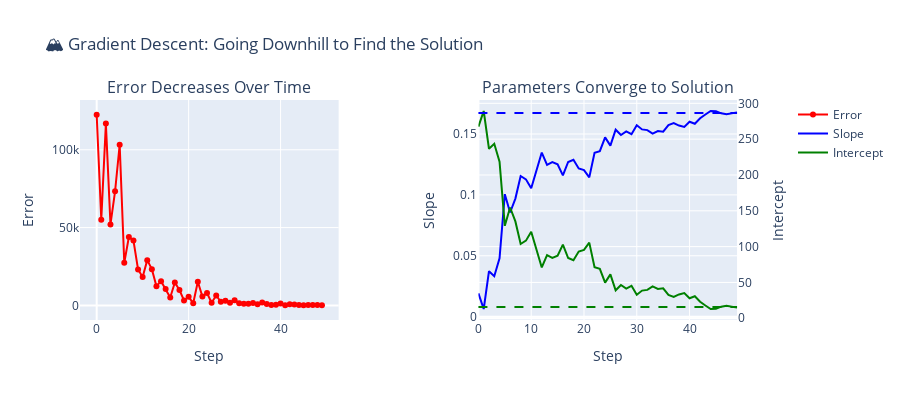

The cell this chart's notebook holds for it:
### Markdown cell above
The new result does not look quite as good as the one we got with batch gradient descent, but keep in mind that each step is based on only one data point. This means training with 50 steps lets the model only see 50 data points in total, while the batch gradient descent used all data points already 50 times!

Let's visualize the learning process again to see how the model learns with stochastic gradient descent. The following code shows how the slope and intercept change over time, and how the error decreases as the model learns. You will notice that everything looks a bit more noisy than with batch gradient descent, but the model still learns and improves over time.

### Code cell
plot_learning_process(sgd_history)

### Figure 1 — Plotly figure (JSON) as saved in the notebook; plotly's stock layout.template omitted (floating-point values rounded to 4 significant figures)
{"data": [{"line": {"color": "red", "width": 2}, "mode": "lines+markers", "name": "Error", "type": "scatter", "x": [0, 1, 2, 3, 4, 5, 6, 7, 8, 9, 10, 11, 12, 13, 14, 15, 16, 17, 18, 19, 20, 21, 22, 23, 24, 25, 26, 27, 28, 29, 30, 31, 32, 33, 34, 35, 36, 37, 38, 39, 40, 41, 42, 43, 44, 45, 46, 47, 48, 49], "xaxis": "x", "y": [122500, 55100.0, 116800.0, 52050.0, 73310.0, 103200.0, 27380.0, 43940.0, 41710.0, 23100.0, 18260.0, 29080.0, 23270.0, 12370.0, 15550.0, 10480.0, 5050.0, 14710.0, 9859.0, 3160.0, 5599.0, 1329.0, 15150.0, 5648.0, 7920.0, 1699.0, 6382.0, 2327.0, 2900.0, 1679.0, 3367.0, 1446.0, 1057.0, 1009.0, 1459.0, 687.8, 1858.0, 877.4, 267.0, 447.0, 1141.0, 164.1, 752.6, 591.9, 306.3, 162.3, 172.5, 207.1, 184.5, 83.95], "yaxis": "y"}, {"line": {"color": "blue", "width": 2}, "mode": "lines", "name": "Slope", "type": "scatter", "x": [0, 1, 2, 3, 4, 5, 6, 7, 8, 9, 10, 11, 12, 13, 14, 15, 16, 17, 18, 19, 20, 21, 22, 23, 24, 25, 26, 27, 28, 29, 30, 31, 32, 33, 34, 35, 36, 37, 38, 39, 40, 41, 42, 43, 44, 45, 46, 47, 48, 49], "xaxis": "x2", "y": [0.01909, 0.006288, 0.03736, 0.03321, 0.04798, 0.1006, 0.08551, 0.09694, 0.1155, 0.1127, 0.1054, 0.1209, 0.1347, 0.1246, 0.1269, 0.125, 0.116, 0.127, 0.1288, 0.1217, 0.1203, 0.1143, 0.1345, 0.1359, 0.1472, 0.1404, 0.1535, 0.1491, 0.1521, 0.1498, 0.1572, 0.1538, 0.1532, 0.1503, 0.1524, 0.1519, 0.1574, 0.159, 0.1569, 0.1557, 0.16, 0.1584, 0.1629, 0.166, 0.1689, 0.1686, 0.167, 0.1662, 0.1669, 0.1678], "yaxis": "y2"}, {"line": {"color": "green", "width": 2}, "mode": "lines", "name": "Intercept", "type": "scatter", "x": [0, 1, 2, 3, 4, 5, 6, 7, 8, 9, 10, 11, 12, 13, 14, 15, 16, 17, 18, 19, 20, 21, 22, 23, 24, 25, 26, 27, 28, 29, 30, 31, 32, 33, 34, 35, 36, 37, 38, 39, 40, 41, 42, 43, 44, 45, 46, 47, 48, 49], "xaxis": "x2", "y": [267.5, 289.3, 236.5, 243.5, 218.4, 129.1, 154.6, 135.2, 103.6, 108.3, 120.9, 94.51, 70.93, 88.12, 84.27, 87.43, 102.8, 84.06, 80.99, 93.16, 95.47, 105.6, 71.37, 69.05, 49.8, 61.26, 39.04, 46.49, 41.5, 45.3, 32.74, 38.62, 39.63, 44.53, 40.99, 41.8, 32.48, 29.73, 33.27, 35.23, 27.92, 30.69, 23.06, 17.8, 12.93, 13.32, 16.16, 17.5, 16.24, 14.82], "yaxis": "y3"}], "layout": {"annotations": [{"font": {"size": 16}, "showarrow": false, "text": "Error Decreases Over Time", "x": 0.185, "xanchor": "center", "xref": "paper", "y": 1, "yanchor": "bottom", "yref": "paper"}, {"font": {"size": 16}, "showarrow": false, "text": "Parameters Converge to Solution", "x": 0.755, "xanchor": "center", "xref": "paper", "y": 1, "yanchor": "bottom", "yref": "paper"}], "height": 400, "shapes": [{"line": {"color": "blue", "dash": "dash"}, "type": "line", "x0": 0, "x1": 1, "xref": "x2 domain", "y0": 0.1673, "y1": 0.1673, "yref": "y2"}, {"line": {"color": "green", "dash": "dash"}, "type": "line", "x0": 0, "x1": 1, "xref": "x2 domain", "y0": 15.64, "y1": 15.64, "yref": "y3"}], "title": {"text": "🏔️ Gradient Descent: Going Downhill to Find the Solution"}, "xaxis": {"anchor": "y", "domain": [0, 0.37], "title": {"text": "Step"}}, "xaxis2": {"anchor": "y2", "domain": [0.57, 0.94], "title": {"text": "Step"}}, "yaxis": {"anchor": "x", "domain": [0, 1], "title": {"text": "Error"}}, "yaxis2": {"anchor": "x2", "domain": [0, 1], "title": {"text": "Slope"}}, "yaxis3": {"anchor": "x2", "overlaying": "y2", "side": "right", "title": {"text": "Intercept"}}}}
